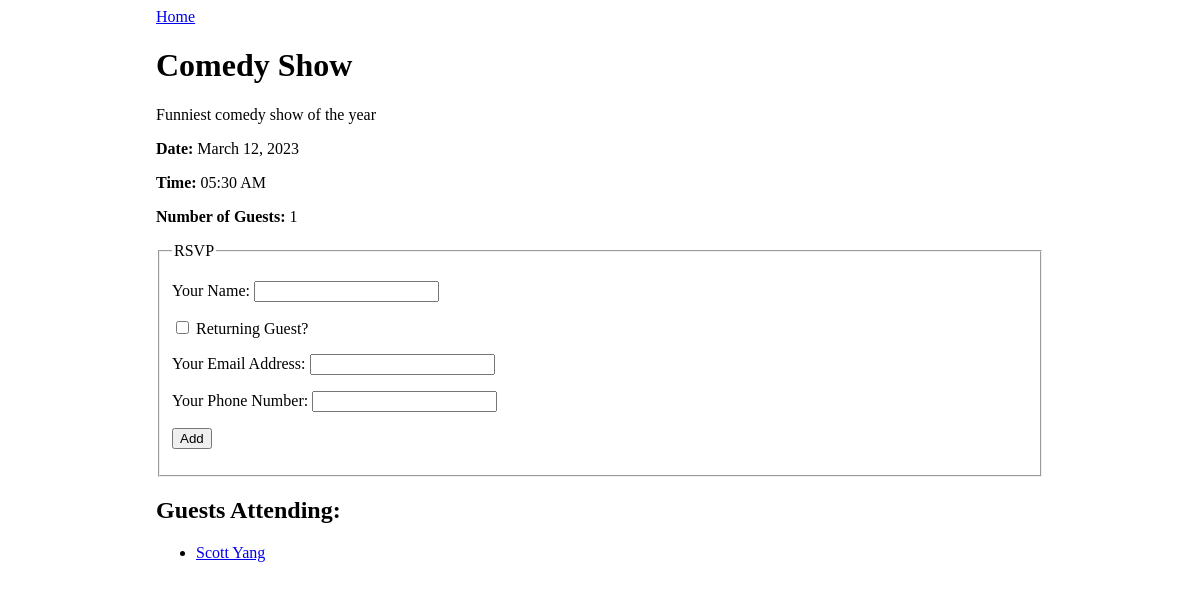
Screenshot of /event/2 with the database file from the repository.
### events_app/models.py (models this page shows, shortened)
class Event(db.Model):
    id = db.Column(db.Integer, primary_key=True)
    title = db.Column(db.String(80), nullable=False)
    description = db.Column(db.String(80), nullable=False)
    date_and_time = db.Column(db.DateTime, nullable=False)
    guests = db.relationship('Guest', secondary='guest_event', back_populates='events_attending')

class Guest(db.Model):
    id = db.Column(db.Integer, primary_key=True)
    name = db.Column(db.String(80), nullable=False)
    email = db.Column(db.String(80), nullable=False)
    phone = db.Column(db.String(80), nullable=False)
    events_attending = db.relationship('Event', secondary='guest_event', back_populates='guests')

### events_app/routes.py (the view)
@main.route('/event/<event_id>', methods=['GET'])
def event_detail(event_id):
    event = Event.query.filter_by(id=event_id).one()
    return render_template('event_detail.html', event=event)

### events_app/templates/event_detail.html (shortened to what this page needs)
{% extends 'base.html' %}
{% block content %}
<a href="/">Home</a>
<h1>{{event.title}}</h1>
<p>{{event.description}}</p>
<p><strong>Date:</strong> {{event.date_and_time.strftime('%B %d, %Y')}}</p>
<p><strong>Time:</strong> {{event.date_and_time.strftime('%I:%M %p')}}</p>
<p><strong>Number of Guests:</strong> {{event.guests|length}}</p>
<form method="POST">
    <fieldset>
        <legend>RSVP</legend>
        <p>
            <label>
                Your Name:
                <input type="text" name="guest_name">
            </label>
        </p>
        <p>
            <label>
                <input type="checkbox" name="returning" onchange="returningGuestChanged(this.checked)">
                Returning Guest?
            </label>
        </p>
        <div id="new-guest-info">
            <p>
                <label>
                    Your Email Address:
                    <input type="email" name="email">
                </label>
            </p>
            <p>
                <label>
                    Your Phone Number:
                    <input type="phone" name="phone">
                </label>
            </p>
        </div>
        <p>
            <input type="submit" name="submit" value="Add">
        </p>
    </fieldset>
</form>
<h2>Guests Attending:</h2>
<ul>
    {% for i in range(event.guests|length) %}
    <li><a href="/guest/{{i + 1}}">{{event.guests[i].name}}</a></li>
    {% endfor %}
</ul>
{% endblock %}

### events_app/static/style.css (style rules this page uses)
body { display: flex; justify-content: center; }

### rows the page displays
Event: title "Comedy Show", description "Funniest comedy show of the year", date_and_time "March 12, 2023", date_and_time "05:30 AM"
Guest: name "Scott Yang"

### other values shown
{{ event.guests|length }} "1"
